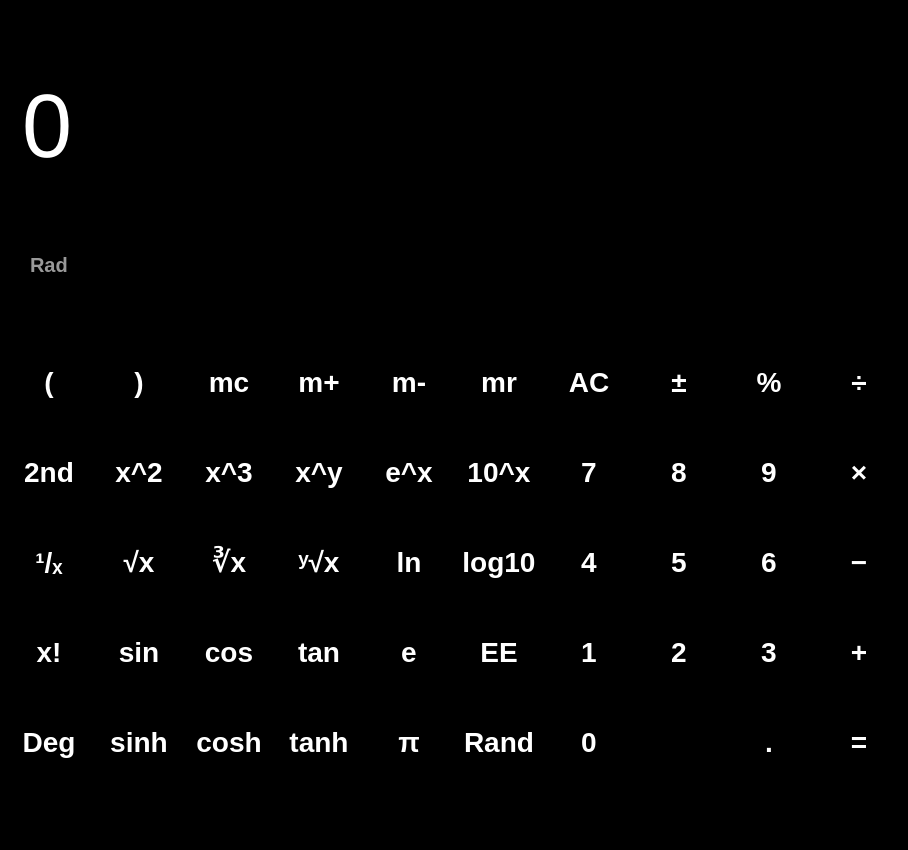
<?xml version="1.0" encoding="UTF-8"?>
<ui version="4.0">
 <class>CalculatorUI</class>
 <widget class="QWidget" name="CalculatorUI">
  <property name="geometry">
   <rect>
    <x>0</x>
    <y>0</y>
    <width>430</width>
    <height>850</height>
   </rect>
  </property>
  <property name="windowTitle">
   <string>계산기</string>
  </property>
  <property name="styleSheet">
   <string notr="true">QWidget {
    background-color: black;
    color: white;
    font-family: 'Helvetica Neue', 'Arial';
}

QLineEdit#display {
    font-size: 90px;
    font-weight: 300;
    border: none;
    qproperty-alignment: 'AlignRight';
    padding: 0 10px;
}

QLabel#radLabel {
    color: #999;
    font-size: 20px;
    font-weight: bold;
    padding-left: 15px;
}

QPushButton {
    font-size: 28px;
    font-weight: 500;
    border: none;
    min-width: 78px;
    max-width: 78px;
    min-height: 78px;
    max-height: 78px;
    border-radius: 39px;
}

QPushButton:pressed {
    background-color: #555555;
}

QPushButton[class=&quot;light&quot;] {
    background-color: #A5A5A5;
    color: black;
}
QPushButton[class=&quot;light&quot;]:pressed {
    background-color: #CCCCCC;
}

QPushButton[class=&quot;orange&quot;] {
    background-color: #FF9500;
    color: white;
}
QPushButton[class=&quot;orange&quot;]:pressed {
    background-color: #FFAE3C;
}

QPushButton[class=&quot;dark&quot;] {
    background-color: #333333;
    color: white;
}
QPushButton[class=&quot;dark&quot;]:pressed {
    background-color: #555555;
}

QPushButton#zeroButton {
    min-width: 168px;
    max-width: 168px;
    text-align: left;
    padding-left: 32px;
}
</string>
  </property>
  <layout class="QVBoxLayout" name="verticalLayout" stretch="2,0,5">
   <property name="spacing">
    <number>10</number>
   </property>
   <property name="leftMargin">
    <number>10</number>
   </property>
   <property name="topMargin">
    <number>10</number>
   </property>
   <property name="rightMargin">
    <number>10</number>
   </property>
   <property name="bottomMargin">
    <number>10</number>
   </property>
   <item>
    <widget class="QLineEdit" name="display">
     <property name="minimumSize">
      <size>
       <width>0</width>
       <height>120</height>
      </size>
     </property>
     <property name="text">
      <string>0</string>
     </property>
     <property name="readOnly">
      <bool>true</bool>
     </property>
    </widget>
   </item>
   <item>
    <widget class="QLabel" name="radLabel">
     <property name="maximumSize">
      <size>
       <width>16777215</width>
       <height>25</height>
      </size>
     </property>
     <property name="text">
      <string>Rad</string>
     </property>
    </widget>
   </item>
   <item>
    <layout class="QGridLayout" name="buttons_layout">
     <property name="spacing">
      <number>12</number>
     </property>

     <item row="0" column="0"><widget class="QPushButton" name="btn_lparen"><property name="text"><string>(</string></property><property name="class" stdset="0"><string>dark</string></property></widget></item>
     <item row="0" column="1"><widget class="QPushButton" name="btn_rparen"><property name="text"><string>)</string></property><property name="class" stdset="0"><string>dark</string></property></widget></item>
     <item row="0" column="2"><widget class="QPushButton" name="btn_mc"><property name="text"><string>mc</string></property><property name="class" stdset="0"><string>dark</string></property></widget></item>
     <item row="0" column="3"><widget class="QPushButton" name="btn_mplus"><property name="text"><string>m+</string></property><property name="class" stdset="0"><string>dark</string></property></widget></item>
     <item row="0" column="4"><widget class="QPushButton" name="btn_mminus"><property name="text"><string>m-</string></property><property name="class" stdset="0"><string>dark</string></property></widget></item>
     <item row="0" column="5"><widget class="QPushButton" name="btn_mr"><property name="text"><string>mr</string></property><property name="class" stdset="0"><string>dark</string></property></widget></item>
     <item row="0" column="6"><widget class="QPushButton" name="btn_ac"><property name="text"><string>AC</string></property><property name="class" stdset="0"><string>light</string></property></widget></item>
     <item row="0" column="7"><widget class="QPushButton" name="btn_plusminus"><property name="text"><string>±</string></property><property name="class" stdset="0"><string>light</string></property></widget></item>
     <item row="0" column="8"><widget class="QPushButton" name="btn_percent"><property name="text"><string>%</string></property><property name="class" stdset="0"><string>light</string></property></widget></item>
     <item row="0" column="9"><widget class="QPushButton" name="btn_divide"><property name="text"><string>÷</string></property><property name="class" stdset="0"><string>orange</string></property></widget></item>

     <item row="1" column="0"><widget class="QPushButton" name="btn_2nd"><property name="text"><string>2nd</string></property><property name="class" stdset="0"><string>dark</string></property></widget></item>
     <item row="1" column="1"><widget class="QPushButton" name="btn_sqr"><property name="text"><string>x^2</string></property><property name="class" stdset="0"><string>dark</string></property></widget></item>
     <item row="1" column="2"><widget class="QPushButton" name="btn_cub"><property name="text"><string>x^3</string></property><property name="class" stdset="0"><string>dark</string></property></widget></item>
     <item row="1" column="3"><widget class="QPushButton" name="btn_pow_y"><property name="text"><string>x^y</string></property><property name="class" stdset="0"><string>dark</string></property></widget></item>
     <item row="1" column="4"><widget class="QPushButton" name="btn_e_pow_x"><property name="text"><string>e^x</string></property><property name="class" stdset="0"><string>dark</string></property></widget></item>
     <item row="1" column="5"><widget class="QPushButton" name="btn_10_pow_x"><property name="text"><string>10^x</string></property><property name="class" stdset="0"><string>dark</string></property></widget></item>
     <item row="1" column="6"><widget class="QPushButton" name="btn_7"><property name="text"><string>7</string></property><property name="class" stdset="0"><string>dark</string></property></widget></item>
     <item row="1" column="7"><widget class="QPushButton" name="btn_8"><property name="text"><string>8</string></property><property name="class" stdset="0"><string>dark</string></property></widget></item>
     <item row="1" column="8"><widget class="QPushButton" name="btn_9"><property name="text"><string>9</string></property><property name="class" stdset="0"><string>dark</string></property></widget></item>
     <item row="1" column="9"><widget class="QPushButton" name="btn_multiply"><property name="text"><string>×</string></property><property name="class" stdset="0"><string>orange</string></property></widget></item>

     <item row="2" column="0"><widget class="QPushButton" name="btn_reciprocal"><property name="text"><string>¹/ₓ</string></property><property name="class" stdset="0"><string>dark</string></property></widget></item>
     <item row="2" column="1"><widget class="QPushButton" name="btn_sqrt"><property name="text"><string>√x</string></property><property name="class" stdset="0"><string>dark</string></property></widget></item>
     <item row="2" column="2"><widget class="QPushButton" name="btn_cbrt"><property name="text"><string>∛x</string></property><property name="class" stdset="0"><string>dark</string></property></widget></item>
     <item row="2" column="3"><widget class="QPushButton" name="btn_yroot"><property name="text"><string>ʸ√x</string></property><property name="class" stdset="0"><string>dark</string></property></widget></item>
     <item row="2" column="4"><widget class="QPushButton" name="btn_ln"><property name="text"><string>ln</string></property><property name="class" stdset="0"><string>dark</string></property></widget></item>
     <item row="2" column="5"><widget class="QPushButton" name="btn_log10"><property name="text"><string>log10</string></property><property name="class" stdset="0"><string>dark</string></property></widget></item>
     <item row="2" column="6"><widget class="QPushButton" name="btn_4"><property name="text"><string>4</string></property><property name="class" stdset="0"><string>dark</string></property></widget></item>
     <item row="2" column="7"><widget class="QPushButton" name="btn_5"><property name="text"><string>5</string></property><property name="class" stdset="0"><string>dark</string></property></widget></item>
     <item row="2" column="8"><widget class="QPushButton" name="btn_6"><property name="text"><string>6</string></property><property name="class" stdset="0"><string>dark</string></property></widget></item>
     <item row="2" column="9"><widget class="QPushButton" name="btn_subtract"><property name="text"><string>−</string></property><property name="class" stdset="0"><string>orange</string></property></widget></item>

     <item row="3" column="0"><widget class="QPushButton" name="btn_factorial"><property name="text"><string>x!</string></property><property name="class" stdset="0"><string>dark</string></property></widget></item>
     <item row="3" column="1"><widget class="QPushButton" name="btn_sin"><property name="text"><string>sin</string></property><property name="class" stdset="0"><string>dark</string></property></widget></item>
     <item row="3" column="2"><widget class="QPushButton" name="btn_cos"><property name="text"><string>cos</string></property><property name="class" stdset="0"><string>dark</string></property></widget></item>
     <item row="3" column="3"><widget class="QPushButton" name="btn_tan"><property name="text"><string>tan</string></property><property name="class" stdset="0"><string>dark</string></property></widget></item>
     <item row="3" column="4"><widget class="QPushButton" name="btn_e"><property name="text"><string>e</string></property><property name="class" stdset="0"><string>dark</string></property></widget></item>
     <item row="3" column="5"><widget class="QPushButton" name="btn_ee"><property name="text"><string>EE</string></property><property name="class" stdset="0"><string>dark</string></property></widget></item>
     <item row="3" column="6"><widget class="QPushButton" name="btn_1"><property name="text"><string>1</string></property><property name="class" stdset="0"><string>dark</string></property></widget></item>
     <item row="3" column="7"><widget class="QPushButton" name="btn_2"><property name="text"><string>2</string></property><property name="class" stdset="0"><string>dark</string></property></widget></item>
     <item row="3" column="8"><widget class="QPushButton" name="btn_3"><property name="text"><string>3</string></property><property name="class" stdset="0"><string>dark</string></property></widget></item>
     <item row="3" column="9"><widget class="QPushButton" name="btn_add"><property name="text"><string>+</string></property><property name="class" stdset="0"><string>orange</string></property></widget></item>

     <item row="4" column="0"><widget class="QPushButton" name="btn_deg"><property name="text"><string>Deg</string></property><property name="class" stdset="0"><string>dark</string></property></widget></item>
     <item row="4" column="1"><widget class="QPushButton" name="btn_sinh"><property name="text"><string>sinh</string></property><property name="class" stdset="0"><string>dark</string></property></widget></item>
     <item row="4" column="2"><widget class="QPushButton" name="btn_cosh"><property name="text"><string>cosh</string></property><property name="class" stdset="0"><string>dark</string></property></widget></item>
     <item row="4" column="3"><widget class="QPushButton" name="btn_tanh"><property name="text"><string>tanh</string></property><property name="class" stdset="0"><string>dark</string></property></widget></item>
     <item row="4" column="4"><widget class="QPushButton" name="btn_pi"><property name="text"><string>π</string></property><property name="class" stdset="0"><string>dark</string></property></widget></item>
     <item row="4" column="5"><widget class="QPushButton" name="btn_rand"><property name="text"><string>Rand</string></property><property name="class" stdset="0"><string>dark</string></property></widget></item>
     <item row="4" column="6" colspan="2"><widget class="QPushButton" name="btn_0"><property name="text"><string>0</string></property><property name="class" stdset="0"><string>dark</string></property></widget></item>
     <item row="4" column="8"><widget class="QPushButton" name="btn_decimal"><property name="text"><string>.</string></property><property name="class" stdset="0"><string>dark</string></property></widget></item>
     <item row="4" column="9"><widget class="QPushButton" name="btn_equals"><property name="text"><string>=</string></property><property name="class" stdset="0"><string>orange</string></property></widget></item>

    </layout>
   </item>
  </layout>
 </widget>
 <resources/>
 <connections/>
</ui>
